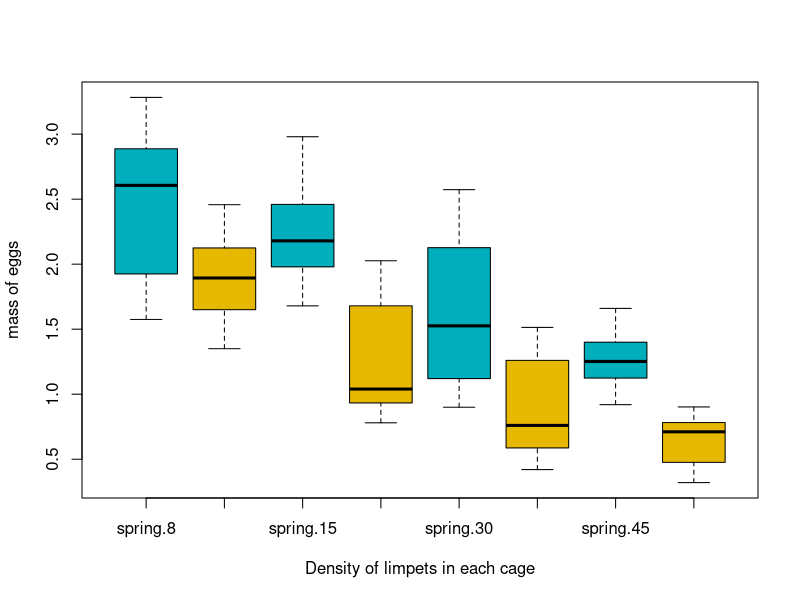
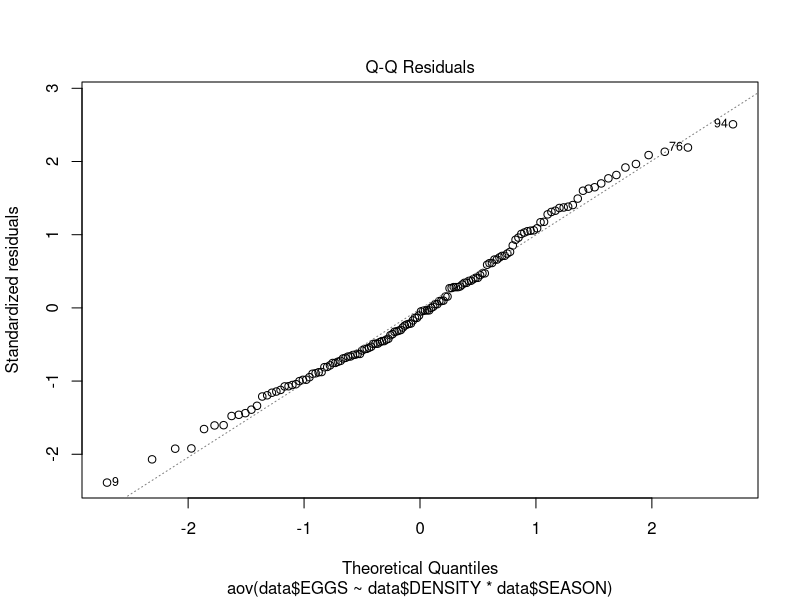
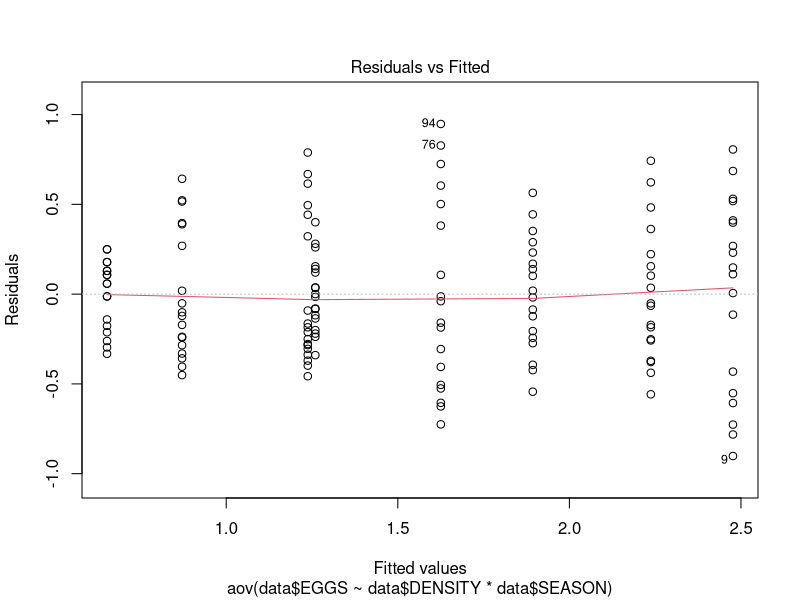
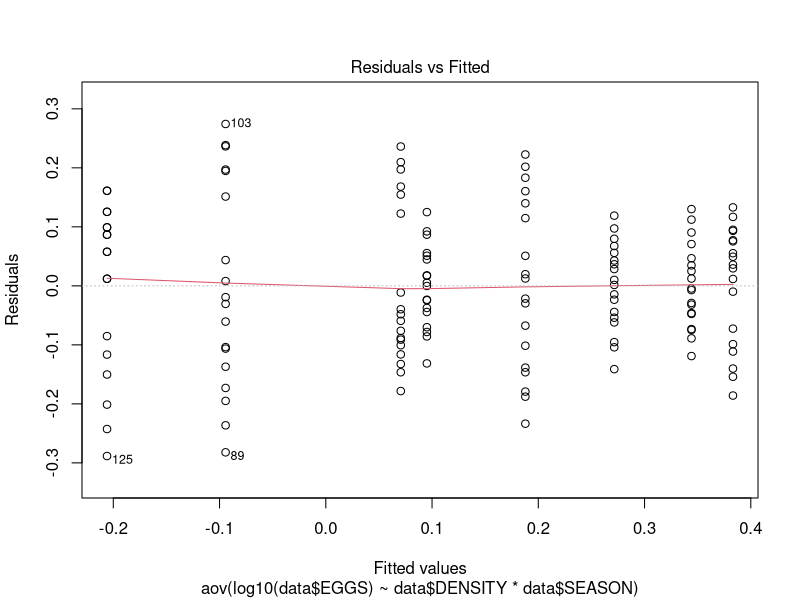
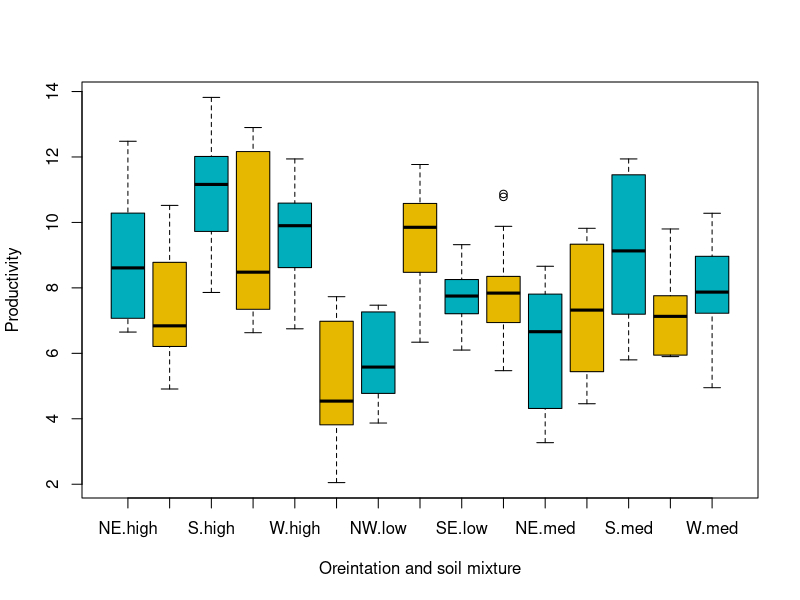
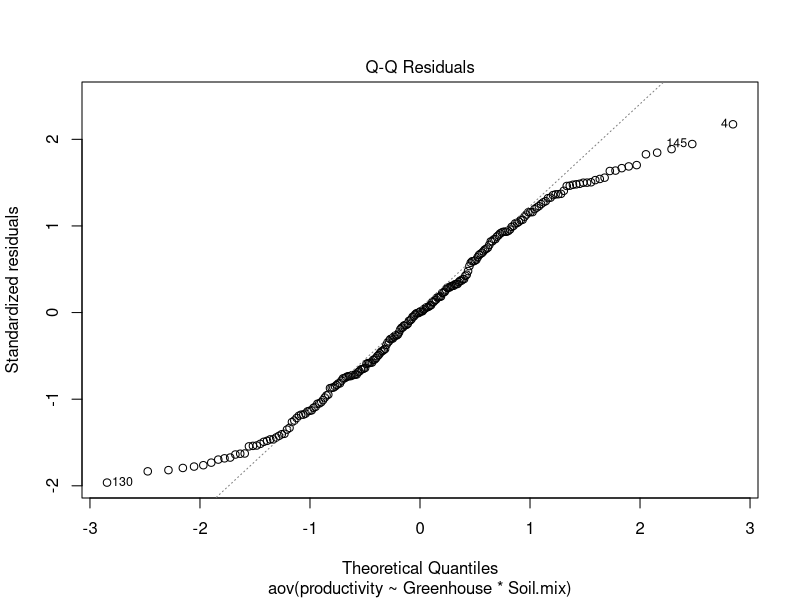
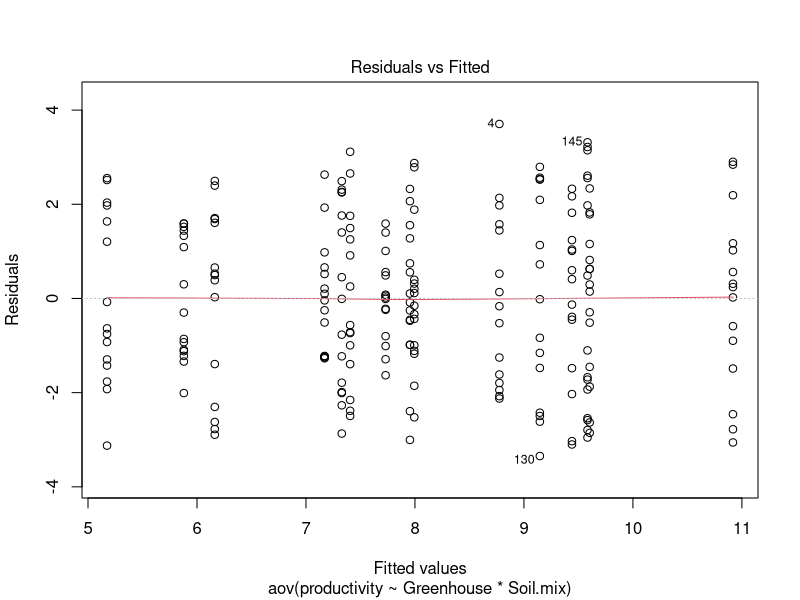
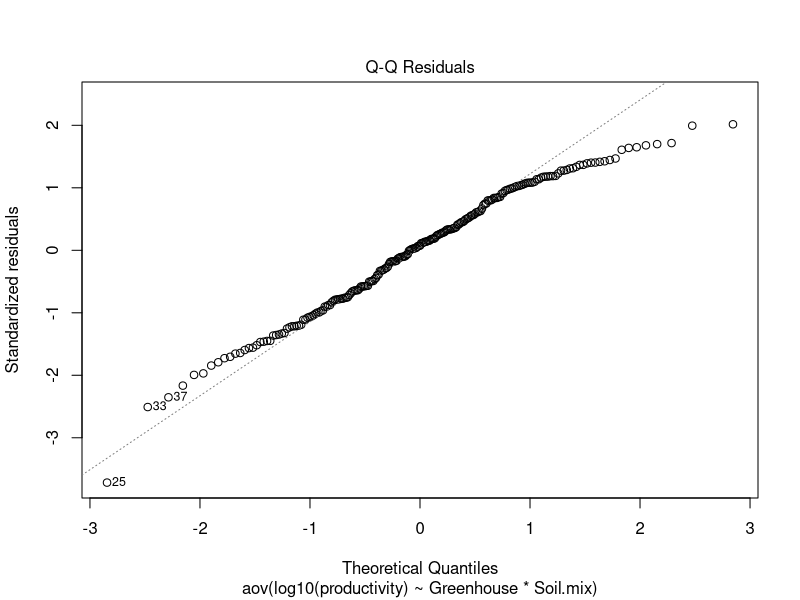

Source code (R) for these figures, in order:
## ---- chunk 1
knitr::opts_chunk$set(echo = TRUE)
## ---- chunk 2
dir <- getwd()
setwd(dir)
## ---- chunk 3
data = read.csv("h5p1.csv")
data$DENSITY <- factor(data$DENSITY,levels = c(8,15,30,45),labels = c("8","15","30","45"))
#summary(data)
str(data)
levels(data$SEASON)
levels(data$DENSITY)
## ---- chunk 4
# Box plot with two factor variables
boxplot(data$EGGS ~ data$SEASON * data$DENSITY, data=data, frame = T, col = c("#00AFBB", "#E7B800"), ylab="mass of eggs",xlab = "Density of limpets in each cage")
## ---- chunk 5
# With Interaction effect
# Performing ANOVA
h5p1.2way.aov_model2 = aov(data$EGGS~data$DENSITY*data$SEASON)
summary(h5p1.2way.aov_model2)
## ---- chunk 6
res = h5p1.2way.aov_model2$residuals ### Extracting residuals 

plot(h5p1.2way.aov_model2, 2)
shapiro.test(h5p1.2way.aov_model2$residuals) 

## ---- chunk 7
plot(h5p1.2way.aov_model2, 1)
library(car)
leveneTest(EGGS~DENSITY*SEASON, data = data)

## ---- chunk 8
h5p1.2way.aov.model2_log = aov(log10(data$EGGS)~data$DENSITY*data$SEASON)
summary(h5p1.2way.aov.model2_log)
## ---- chunk 9
shapiro.test(h5p1.2way.aov.model2_log$residuals)
#plot(h5p1.2way.aov.model2_log, 2)

plot(h5p1.2way.aov.model2_log, 1)
library(car)
leveneTest(log10(EGGS)~DENSITY*SEASON, data = data)
## ---- chunk 10
summary(h5p1.2way.aov_model2)
summary(h5p1.2way.aov.model2_log)

pf(69.94,1,3,lower.tail=F)
1 - pf(4.66,1,3,lower.tail=F)
## ---- chunk 11
geg.matrix <- data.matrix(data)
friedman.test(geg.matrix)
## ---- chunk 12
TukeyHSD(h5p1.2way.aov.model2_log)

## ---- chunk 13

## ---- chunk 14
data2 = read.csv("h5.p2.csv")
str(data2)
summary(data2)

library("ggpubr")
boxplot(data2$productivity ~ data2$Greenhouse * data2$Soil.mix, data=data2, frame = T, col = c("#00AFBB", "#E7B800"), ylab="Productivity",xlab = "Oreintation and soil mixture")
## ---- chunk 15
h5.p2.2way.aov_model1 <- aov(productivity~Greenhouse*Soil.mix,data = data2)
summary(h5.p2.2way.aov_model1)
## ---- chunk 16
res = h5.p2.2way.aov_model1$residuals

shapiro.test(h5.p2.2way.aov_model1$residuals)
plot(h5.p2.2way.aov_model1, 2)

### Test for variences

leveneTest(productivity~Greenhouse*Soil.mix, data = data2)
plot(h5.p2.2way.aov_model1, 1)

## ---- chunk 17
h5.p2.2way.aov_model1_log <- aov(log10(productivity)~Greenhouse*Soil.mix,data = data2)
summary(h5.p2.2way.aov_model1_log)
## ---- chunk 18
res = h5.p2.2way.aov_model1_log$residuals
shapiro.test(h5.p2.2way.aov_model1_log$residuals)
plot(h5.p2.2way.aov_model1_log, 2)

leveneTest(log10(productivity)~Greenhouse*Soil.mix, data = data2)
plot(h5.p2.2way.aov_model1_log, 1)

## ---- chunk 19
summary(h5.p2.2way.aov_model1)

summary(h5.p2.2way.aov_model1_log)

## ---- chunk 20

## ---- chunk 21

